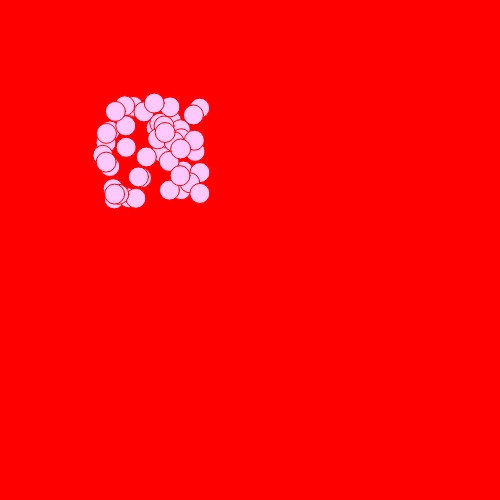
Frame 1 (no input)
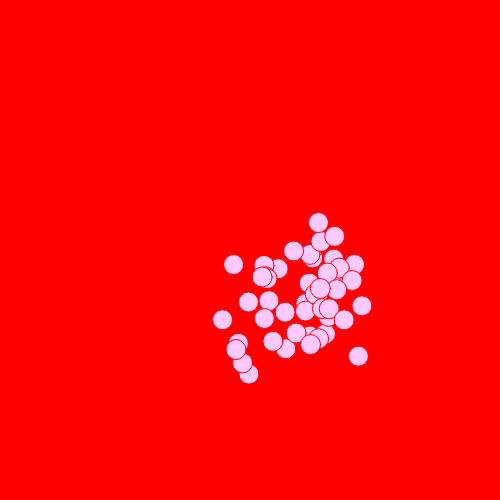
Frame 60 (no input)
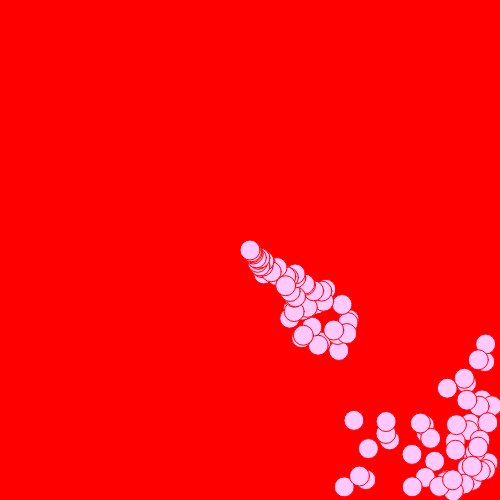
Frame 120 (the mouse pressed at the canvas centre since frame 60)

The p5.js sketch that drew these frames (run headless with seeded random() and noise() and a simulated clock; from frame 60 on, the mouse is pressed at the canvas centre):

// p5.js sketch
// ── sketch.js
//Bouncing Balls
//Eevi Rutanen
//Varation of the simple bouncing ball sketch.
//Using conditional statements to check for boundaries
//Using arrays to save the coordinates and directions for multiple shapes
//Using mouse interaction to add more shapes

var num = 50; //number of balls in the beginning
//make two empty arrays for x and y coordinates 
var posY = [];
var posX = [];
//make two empty arrays for x and y directions
var directionX = [];
var directionY = [];
var size = 20; //ball size
function setup(){
    createCanvas(500,500);
    //push random values to empty arrays for coordinates and directions
    for(var i=0; i<num; i++){
        posX.push(random(100, 200));
        posY.push(random(100,200));
        directionX.push(random(2,3));
        directionY.push(random(2,3));
    }
}
function draw(){
    background(255,0,0);
    stroke(255,0,0);
    fill(255,200,255);
    //loop through all balls
    for(var i=0; i<posX.length; i++){
        //draw each ball at the corresponding coordinates
        ellipse(posX[i],posY[i],size);
        //move each ball to the corresponding direction
        posY[i] += directionY[i];
        posX[i] += directionX[i];
        //check boundaries for y-coordinates
        //if out of bounds, reverse direction
        if(posY[i] > height-size/2 || posY[i] < size/2){
            directionY[i] *= (-1);
        }
        //check boundaries for x-coordinates
        //if out of bounds, reverse direction
        if(posX[i] > width-size/2 || posX[i] < size/2){
            directionX[i] *= (-1);
        }
    }
    //push more balls when mouse is pressed
    if(mouseIsPressed){
        posX.push(mouseX);
        posY.push(mouseY);
        directionX.push(random(1,2));
        directionY.push(random(1,2));  
    }
}
